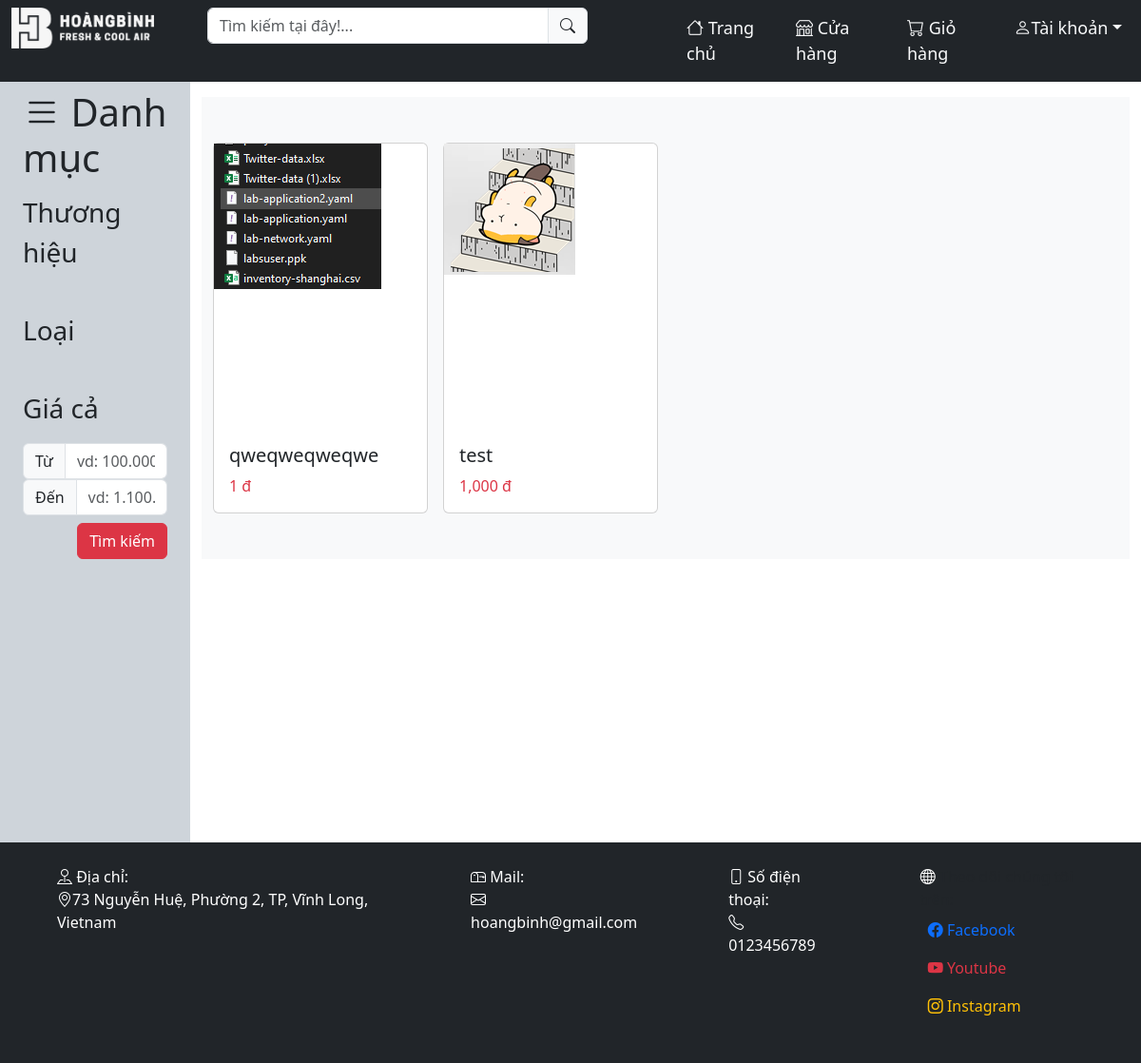
The app's page /shop.php, older data.
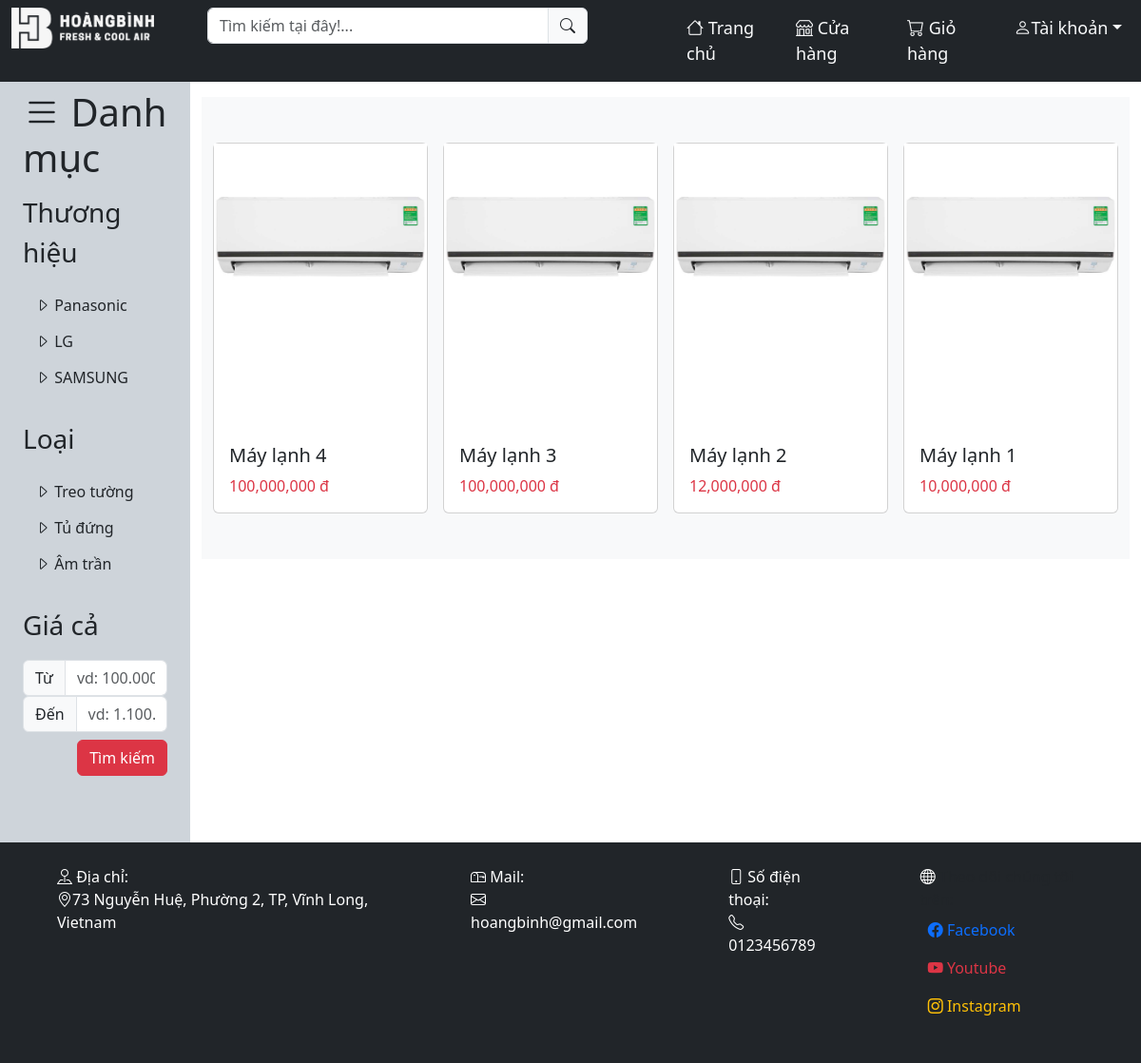
The same page, newer data.
### tables this page shows
CREATE TABLE `product` (
  `prd_id` int(10) NOT NULL,
  `prd_name` varchar(100) NOT NULL,
  `prd_price` decimal(50,0) NOT NULL,
  `prd_pricenew` float DEFAULT NULL,
  `prd_special` varchar(100) DEFAULT NULL,
  `prd_size` varchar(50) NOT NULL,
  `prd_floorsize` varchar(50) NOT NULL,
  `prd_color` varchar(20) NOT NULL,
  `prd_vol` int(10) NOT NULL,
  `prd_speedlvl` int(10) NOT NULL,
  `picture` varchar(100) NOT NULL,
  `views` int(11) NOT NULL DEFAULT 0,
  `brand_id` int(10) NOT NULL
);

CREATE TABLE `brand` (
  `brand-id` int(10) NOT NULL,
  `brand-name` varchar(100) NOT NULL
);

CREATE TABLE `type` (
  `type_id` int(10) NOT NULL,
  `type_name` varchar(100) NOT NULL
);

### handle/handle_sqldata.php (called while the page is built, shortened)
<?php
function getallproduct($sreach_view){
    require "db_con.php";
    $sql="SELECT * FROM product";
    $sql.=" WHERE 1";
    if($sreach_view){
        $sql.=" ORDER BY views DESC";
    }else{
        $sql.=" ORDER BY prd_id DESC";
    }
    $result = mysqli_query($conn, $sql);
    $resultArray=mysqli_fetch_all($result,MYSQLI_ASSOC);
    return $resultArray;
}
function getallbrand(){
    require "db_con.php";
    $sql="SELECT * FROM brand";
    $result = mysqli_query($conn, $sql);
    return $result;
}
function getalltype(){
    require "db_con.php";
    $sql="SELECT * FROM type";
    $result = mysqli_query($conn, $sql);
    return $result;
}
?>

### shop.php (the view, shortened to what this page needs)
<?php
  include "./handle/db_con.php";
  include "./handle/handle_sqldata.php";
  require "./web/echoHTML.php";
  $productdata=getallproduct(FALSE);
  $branddata=getallbrand();
  $typedata=getalltype();
?>
<!DOCTYPE html>
<html lang="en">
<head>
    <link rel="stylesheet" href="./css/style.css">
    <link rel="stylesheet" href="./css/bootstrap.css">
    <link rel="stylesheet" href="https://cdn.jsdelivr.net/npm/bootstrap-icons@1.11.1/font/bootstrap-icons.css">
</head>
<body>
<?php
    addHeader();
?>
<div class="container-fluid">
  <div class="row flex-nowrap">
      <div class="col-auto col-md-3 col-xl-2 px-sm-2 px-0 bg-dark-subtle">
          <div class="d-flex flex-column align-items-center align-items-sm-start px-3 pt-2 text-dark min-vh-100">
              <h1><i class="bi-list"></i> Danh mục</h1>
              <ul class="nav nav-pills flex-column">
                  <li>
                    <p class="fs-3 mt-1">Thương hiệu</p>
                    <ul class="nav flex-column">
                      <?php
                        foreach($branddata as $brddata){
                          echo '<li>
                                  <button id="brand'.$brddata['brand-id'].'" type="button" class="btn"><i class="bi-caret-right"></i> '.$brddata['brand-name'].'</button>
                                </li>';
                        }
                      ?>
                    </ul>
                  </li>
                  <li>
                    <p class="fs-3 mt-4">Loại</p>
                    <ul class="nav flex-column">
                      <?php
                        foreach($typedata as $tdata){
                          echo '<li>
                              <button type="button" class="btn"><i class="bi-caret-right"></i> '.$tdata["type_name"].'</button>
                            </li>';
                        }
                      ?>
                    </ul>
                  </li>
                  <li>
                    <p class="fs-3 mt-4">Giá cả</p>
                    <ul class="nav flex-column">
                      <li>
                        <div class="input-group">
                          <span class="input-group-text">Từ</span>
                          <input type="text" class="form-control" placeholder="vd: 100.000 đ">
                        </div>
                        <div class="input-group">
                          <span class="input-group-text">Đến</span>
                          <input type="text" class="form-control" placeholder="vd: 1.100.000 đ">
                        </div>
                        <button type="button" class="btn btn-danger float-end mt-2">Tìm kiếm</button>
                      </li>
                    </ul>
                  </li>
              </ul>
          </div>
      </div>
      <div class="col py-3">
        <div id="shop-product" class="py-5 bg-light">
          <div class="container">
              <div class="row row-cols-1 row-cols-md-2 row-cols-lg-3 row-cols-lg-4 g-3">
                  <?php
                    foreach($productdata as $item){
                      echo '<div class="col">
                            <div class="card">
                                <div id="product-box" class="card-img-top bg-img hover-zoom">
                                    <img class="img-fluid" src="./product_image/'.$item['picture'].'">
                                </div>
                                <div class="card-body">
                                    <h5 class="card-title">'.$item['prd_name'].'</h5>
                                    <p class="card-text text-danger">'.number_format($item['prd_price']).' đ</p>
                                </div>
                            </div>
                        </div>';
                    }
                  ?>
              </div>
          </div>
      </div>
      </div>
  </div>
</div>
<?php
  addFooter();
?>
</body>

### web/echoHTML.php (shortened to what this page needs)
<?php
function addHeader(){
    echo '<div id="header" class="navbar navbar-expand bg-dark sticky-top">
    <div class="container-fluid d-flex justify-content-center">
        <ul class="navbar-nav">
            <li class="nav-item">
                <a href="index.php" class="navbar-brand me-2 d-none d-lg-inline">
                    <img id="logo" src="./images/longlogo.png">
                </a>
                <a href="index.php" class="navbar-brand me-2 d-none d-sm-inline d-lg-none">
                    <img id="logosmall" src="./images/logo.png" alt="">
                </a>
            </li>
            <li class="nav-item mx-sm-1 mx-lg-5">
                <div id="search-box" class="input-group d-flex justify-content-center">
                    <input id="search-bar" type="text" class="form-control" placeholder="Tìm kiếm tại đây!...">
                    <span id="search-bt" class="input-group-text"><i class="bi-search"></i></span>
                </div>
            </li>
            <li class="nav-item mx-sm-1 ms-lg-5 me-2">
                <a id="header-item" class="nav-link text-light" href="index.php">
                    <i class="bi-house"></i>
                    <p class="d-none d-lg-inline">Trang chủ</p></a>
              </a>
            </li>
            <li class="nav-item me-2">
                <a id="header-item" class="nav-link text-light" href="shop.php">
                    <i class="bi-shop"></i>
                    <p class="d-none d-lg-inline">Cửa hàng</p></a>
              </a>
            </li>
            <li class="nav-item me-2">
                <a id="header-item" class="nav-link text-light" href="cart.php">
                    <i class="bi-cart"></i>
                    <p class="d-none d-lg-inline">Giỏ hàng</p></a>
            </li>
            <li class="nav-item">';
            $uname="Tài khoản";
            echo '<dir class="dropdown p-0 m-0">
                <a id="header-item" class="dropdown-toggle nav-link text-light" href="#" data-bs-toggle="dropdown">
                    <i class="bi-person"></i>';
            if(isset($_SESSION["username"])){
                $uname=$_SESSION["username"];
                echo '<p class="d-none d-lg-inline">'.$uname.'</p></a>
                    <ul class="dropdown-menu dropdown-menu-dark text-small shadow position-absolute">';
                if(isset($_SESSION["permission"]))
                {
                    echo '<li><a class="dropdown-item" href="admin.php">Admin</a></li>';
                }
                echo '<li><a class="dropdown-item" href="./handle/handle_logout.php">Đăng xuất</a></li>';
            }else{
                echo '<p class="d-none d-lg-inline">'.$uname.'</p></a>
                    <ul class="dropdown-menu dropdown-menu-dark text-small shadow position-absolute">
                        <li><a class="dropdown-item" href="login.php">Đăng nhập</a></li>
                        <li><a class="dropdown-item" href="register.php">Đăng ký</a></li>
                        </ul>
                    </div>';
            }
        echo '</li>
            </ul>
        </div>
    </div>';
}
function addFooter(){
    echo '<div id="footer" class="navbar navbar-expand-sm bg-dark">
    <div class="container-fluid justify-content-center pb-3">
        <ul class="navbar-nav">
            <li class="nav-item mx-5 my-3 text-white">
                <i class="bi-pin-map"></i>
                Địa chỉ:
                <p><i class="bi-geo-alt"></i>73 Nguyễn Huệ, Phường 2, TP, Vĩnh Long, Vietnam</p>
            </li>
            <li class="nav-item mx-5 my-3 text-white">
                <i class="bi-mailbox"></i>
                Mail:
                <p><i class="bi-envelope"></i>hoangbinh@gmail.com</p>
            </li>
            <li class="nav-item mx-5 my-3 text-white">
                <i class="bi-phone"></i>
                Số điện thoại:
                <p><i class="bi-telephone"></i> 0123456789</p>
            </li>
            <li class="nav-item mx-5 my-3">
                <i class="bi-globe text-white"></i>
                Theo dõi chúng tôi trên:
                <a href="https://www.facebook.com/" class="nav-link text-primary"><i class="bi-facebook"></i> Facebook</a>
                <a href="https://www.youtube.com/" class="nav-link text-danger"><i class="bi-youtube"></i> Youtube</a>
                <a href="https://www.instagram.com/" class="nav-link text-warning"><i class="bi-instagram"></i> Instagram</a>
            </li>
        </ul>
    </div>
</div>';
}
?>

### css/style.css (style rules this page uses)
body { font-family: Arial, Helvetica, sans-serif; }
#logo { width: 150px; }
#header-item { font-size: large; }
#search-box { width: 400px; }
#product-box { min-height: 300px; }

Row changes from the older to the newer data that the page shows:
removed product: picture (picture), prd_name "qweqweqweqwe", prd_price "1"
removed product: picture (picture), prd_name "test", prd_price "1,000"
added brand: value "Panasonic"
added brand: value "LG"
added brand: value "SAMSUNG"
added type: type_name "Treo tường"
added type: type_name "Tủ đứng"
added type: type_name "Âm trần"
added product: picture (picture), prd_name "Máy lạnh 4", prd_price "100,000,000"
added product: picture (picture), prd_name "Máy lạnh 3", prd_price "100,000,000"
added product: picture (picture), prd_name "Máy lạnh 2", prd_price "12,000,000"
added product: picture (picture), prd_name "Máy lạnh 1", prd_price "10,000,000"
